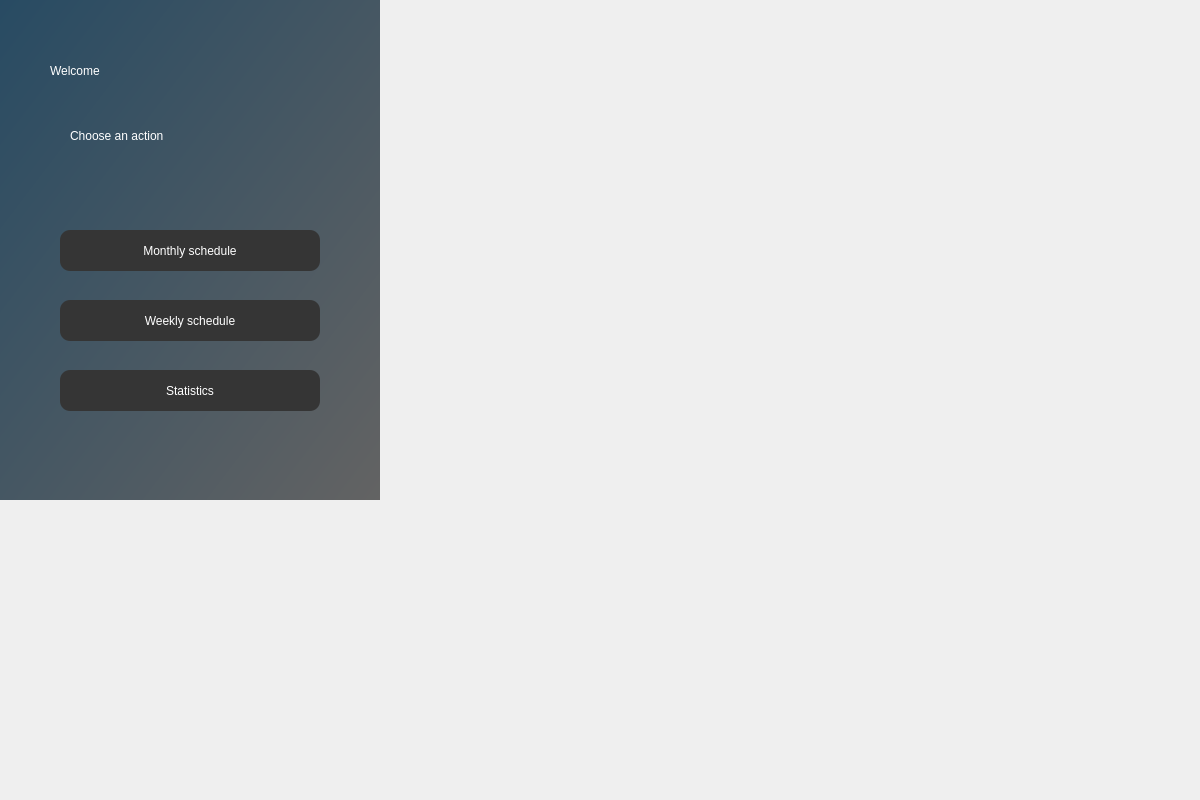
<?xml version="1.0" encoding="UTF-8"?>
<ui version="4.0">
 <class>Dialog</class>
 <widget class="QDialog" name="Dialog">
  <property name="geometry">
   <rect>
    <x>0</x>
    <y>0</y>
    <width>1200</width>
    <height>800</height>
   </rect>
  </property>
  <property name="windowTitle">
   <string>Dialog</string>
  </property>
  <widget class="QWidget" name="background" native="true">
   <property name="geometry">
    <rect>
     <x>0</x>
     <y>0</y>
     <width>380</width>
     <height>500</height>
    </rect>
   </property>
   <property name="styleSheet">
    <string notr="true">QWidget#background{
	background-color: qlineargradient(spread:pad, x1:0, y1:0, x2:1, y2:1, stop:0 rgba(40, 75, 99), stop:1 rgba(99, 99, 99));
}</string>
   </property>
   <widget class="QLabel" name="label">
    <property name="geometry">
     <rect>
      <x>50</x>
      <y>50</y>
      <width>281</width>
      <height>41</height>
     </rect>
    </property>
    <property name="styleSheet">
     <string notr="true">font: 75 48pt &quot;Aharoni&quot;;
color: rgb(255, 255, 255);</string>
    </property>
    <property name="text">
     <string>Welcome</string>
    </property>
   </widget>
   <widget class="QLabel" name="label_2">
    <property name="geometry">
     <rect>
      <x>70</x>
      <y>120</y>
      <width>281</width>
      <height>31</height>
     </rect>
    </property>
    <property name="styleSheet">
     <string notr="true">color: rgb(255, 255, 255);
font: 24pt &quot;SansSerif&quot;;</string>
    </property>
    <property name="text">
     <string>Choose an action</string>
    </property>
   </widget>
   <widget class="QPushButton" name="month_btn">
    <property name="geometry">
     <rect>
      <x>60</x>
      <y>230</y>
      <width>260</width>
      <height>41</height>
     </rect>
    </property>
    <property name="styleSheet">
     <string notr="true">background-color: rgb(53, 53, 53);
border-radius:10px;
color: rgb(255, 255, 255);
font: 75 15pt &quot;MS Sans Serif&quot;;


</string>
    </property>
    <property name="text">
     <string>Monthly schedule</string>
    </property>
   </widget>
   <widget class="QPushButton" name="week_btn">
    <property name="geometry">
     <rect>
      <x>60</x>
      <y>300</y>
      <width>260</width>
      <height>41</height>
     </rect>
    </property>
    <property name="styleSheet">
     <string notr="true">border-radius:10px;
background-color: rgb(53, 53, 53);
color: rgb(255, 255, 255);
font: 75 15pt &quot;MS Sans Serif&quot;;</string>
    </property>
    <property name="text">
     <string>Weekly schedule</string>
    </property>
   </widget>
   <widget class="QPushButton" name="stat_btn">
    <property name="geometry">
     <rect>
      <x>60</x>
      <y>370</y>
      <width>260</width>
      <height>41</height>
     </rect>
    </property>
    <property name="styleSheet">
     <string notr="true">border-radius:10px;
background-color: rgb(53, 53, 53);
color: rgb(255, 255, 255);
font: 75 15pt &quot;MS Sans Serif&quot;;</string>
    </property>
    <property name="text">
     <string>Statistics</string>
    </property>
   </widget>
   <zorder>month_btn</zorder>
   <zorder>stat_btn</zorder>
   <zorder>week_btn</zorder>
   <zorder>label_2</zorder>
   <zorder>label</zorder>
  </widget>
 </widget>
 <resources>
  <include location="symbol.qrc"/>
 </resources>
 <connections/>
</ui>
